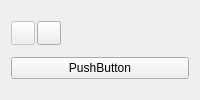
      <widget class="QWidget" name="openglexpand">
       <layout class="QVBoxLayout" name="verticalLayout_5">
        <item>
         <widget class="QWidget" name="widget" native="true">
          <layout class="QGridLayout" name="gridLayout_14">
           <property name="margin">
            <number>0</number>
           </property>
           <property name="spacing">
            <number>2</number>
           </property>
           <item row="3" column="0">
            <widget class="QPushButton" name="pushButton_5">
             <property name="text">
              <string>PushButton</string>
             </property>
            </widget>
           </item>
           <item row="2" column="0">
            <layout class="QGridLayout" name="mp_glLayout"/>
           </item>
           <item row="1" column="0">
            <layout class="QHBoxLayout" name="horizontalLayout_9">
             <property name="spacing">
              <number>2</number>
             </property>
             <item>
              <widget class="QPushButton" name="pushButton_6">
               <property name="enabled">
                <bool>false</bool>
               </property>
               <property name="maximumSize">
                <size>
                 <width>24</width>
                 <height>24</height>
                </size>
               </property>
               <property name="text">
                <string/>
               </property>
               <property name="icon">
                <iconset resource="ui_resources.qrc">
                 <normaloff>:/images/icons/pop.png</normaloff>:/images/icons/pop.png</iconset>
               </property>
              </widget>
             </item>
             <item>
              <widget class="QPushButton" name="mpgl_gridPushButton">
               <property name="maximumSize">
                <size>
                 <width>24</width>
                 <height>24</height>
                </size>
               </property>
               <property name="text">
                <string/>
               </property>
               <property name="icon">
                <iconset>
                 <normalon>:/images/icons/grid.png</normalon>
                </iconset>
               </property>
              </widget>
             </item>
             <item>
              <spacer name="horizontalSpacer">
               <property name="orientation">
                <enum>Qt::Horizontal</enum>
               </property>
               <property name="sizeHint" stdset="0">
                <size>
                 <width>40</width>
                 <height>20</height>
                </size>
               </property>
              </spacer>
             </item>
            </layout>
           </item>
          </layout>
         </widget>
        </item>
       </layout>
      </widget>
